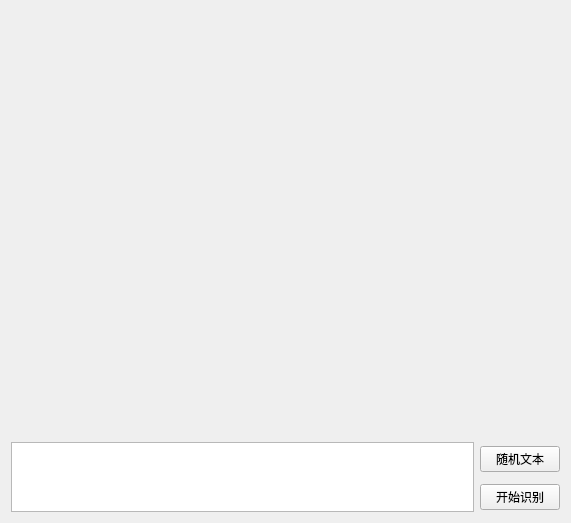
<?xml version="1.0" encoding="UTF-8"?>
<ui version="4.0">
 <class>YU</class>
 <widget class="QWidget" name="YU">
  <property name="geometry">
   <rect>
    <x>0</x>
    <y>0</y>
    <width>571</width>
    <height>523</height>
   </rect>
  </property>
  <property name="windowTitle">
   <string>Form</string>
  </property>
  <layout class="QGridLayout" name="gridLayout">
   <item row="0" column="0">
    <spacer name="verticalSpacer">
     <property name="orientation">
      <enum>Qt::Vertical</enum>
     </property>
     <property name="sizeType">
      <enum>QSizePolicy::Expanding</enum>
     </property>
     <property name="sizeHint" stdset="0">
      <size>
       <width>20</width>
       <height>40</height>
      </size>
     </property>
    </spacer>
   </item>
   <item row="1" column="0" rowspan="2">
    <widget class="TextEdit" name="TextEdit"/>
   </item>
   <item row="1" column="1">
    <widget class="PushButton" name="PushButton">
     <property name="text">
      <string>随机文本</string>
     </property>
    </widget>
   </item>
   <item row="2" column="1">
    <widget class="PushButton" name="PushButton_2">
     <property name="text">
      <string>开始识别</string>
     </property>
    </widget>
   </item>
  </layout>
 </widget>
 <customwidgets>
  <customwidget>
   <class>PushButton</class>
   <extends>QPushButton</extends>
   <header>qfluentwidgets</header>
  </customwidget>
  <customwidget>
   <class>TextEdit</class>
   <extends>QTextEdit</extends>
   <header>qfluentwidgets</header>
  </customwidget>
 </customwidgets>
 <resources/>
 <connections/>
</ui>
